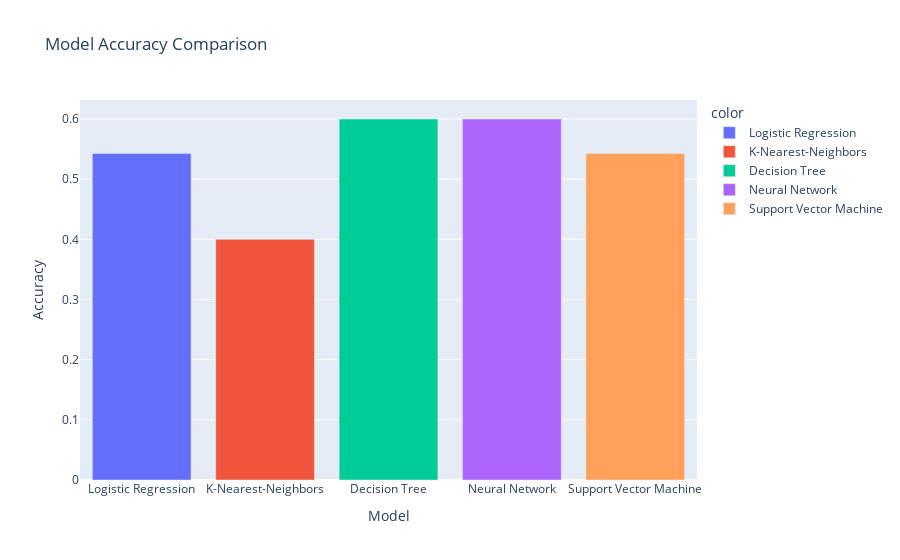

Notebook code for this chart:
### Code cell
fig=px.bar(
     x=["Logistic Regression", "K-Nearest-Neighbors", "Decision Tree", "Neural Network", "Support Vector Machine"],
    y=[model1_acc, model2_acc, model3_acc, model4_acc, model5_acc],
    color=["Logistic Regression", "K-Nearest-Neighbors", "Decision Tree", "Neural Network", "Support Vector Machine"],
    labels={'x': "Model", 'y': "Accuracy"},
    title="Model Accuracy Comparison"
)
fig.show()

### Figure 1 — Plotly figure (JSON) as saved in the notebook; plotly's stock layout.template omitted (floating-point values rounded to 4 significant figures)
{"data": [{"alignmentgroup": "True", "hovertemplate": "color=Logistic Regression<br>Model=%{x}<br>Accuracy=%{y}<extra></extra>", "legendgroup": "Logistic Regression", "marker": {"color": "#636efa", "pattern": {"shape": ""}}, "name": "Logistic Regression", "offsetgroup": "Logistic Regression", "orientation": "v", "showlegend": true, "textposition": "auto", "type": "bar", "x": ["Logistic Regression"], "xaxis": "x", "y": [0.5429], "yaxis": "y"}, {"alignmentgroup": "True", "hovertemplate": "color=K-Nearest-Neighbors<br>Model=%{x}<br>Accuracy=%{y}<extra></extra>", "legendgroup": "K-Nearest-Neighbors", "marker": {"color": "#EF553B", "pattern": {"shape": ""}}, "name": "K-Nearest-Neighbors", "offsetgroup": "K-Nearest-Neighbors", "orientation": "v", "showlegend": true, "textposition": "auto", "type": "bar", "x": ["K-Nearest-Neighbors"], "xaxis": "x", "y": [0.4], "yaxis": "y"}, {"alignmentgroup": "True", "hovertemplate": "color=Decision Tree<br>Model=%{x}<br>Accuracy=%{y}<extra></extra>", "legendgroup": "Decision Tree", "marker": {"color": "#00cc96", "pattern": {"shape": ""}}, "name": "Decision Tree", "offsetgroup": "Decision Tree", "orientation": "v", "showlegend": true, "textposition": "auto", "type": "bar", "x": ["Decision Tree"], "xaxis": "x", "y": [0.6], "yaxis": "y"}, {"alignmentgroup": "True", "hovertemplate": "color=Neural Network<br>Model=%{x}<br>Accuracy=%{y}<extra></extra>", "legendgroup": "Neural Network", "marker": {"color": "#ab63fa", "pattern": {"shape": ""}}, "name": "Neural Network", "offsetgroup": "Neural Network", "orientation": "v", "showlegend": true, "textposition": "auto", "type": "bar", "x": ["Neural Network"], "xaxis": "x", "y": [0.6], "yaxis": "y"}, {"alignmentgroup": "True", "hovertemplate": "color=Support Vector Machine<br>Model=%{x}<br>Accuracy=%{y}<extra></extra>", "legendgroup": "Support Vector Machine", "marker": {"color": "#FFA15A", "pattern": {"shape": ""}}, "name": "Support Vector Machine", "offsetgroup": "Support Vector Machine", "orientation": "v", "showlegend": true, "textposition": "auto", "type": "bar", "x": ["Support Vector Machine"], "xaxis": "x", "y": [0.5429], "yaxis": "y"}], "layout": {"barmode": "relative", "legend": {"title": {"text": "color"}, "tracegroupgap": 0}, "title": {"text": "Model Accuracy Comparison"}, "xaxis": {"anchor": "y", "domain": [0, 1], "title": {"text": "Model"}}, "yaxis": {"anchor": "x", "domain": [0, 1], "title": {"text": "Accuracy"}}}}
